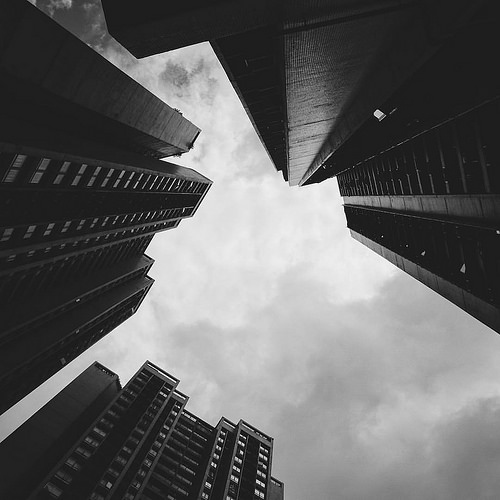
%> input picture assn2 - vanishing point/vanishingPoint/image1.jpg, 500 x 500 px
$ octave test.m   (GNU Octave 9; MATLAB toolbox functions it lacks are replaced by stand-ins)
%> lines starting %> are read from the running program, lines starting %| are printed output that depends on the picture
first();
% [2 lines not run here, left out]
function first(~)
    %load image
    img = imread('image1.jpg');
%> img is the input picture: size 500x500x3 uint8; min 0, max 255, mean 99.8
    img = rgb2gray(img);
%> img: size 500x500 uint8

    %performing canny dection and hough transform
    BW = edge(img, 'canny');
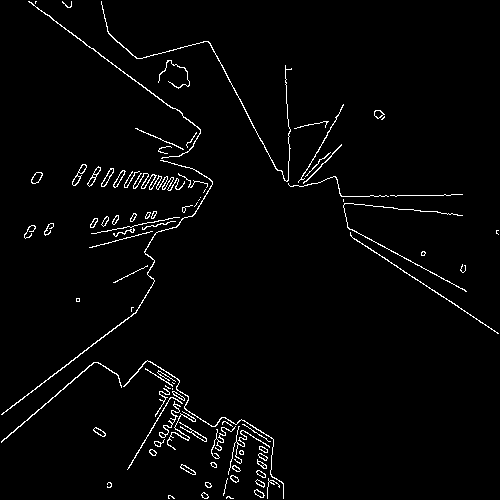
%> BW: size 500x500 logical; 2.4% white in thin lines or dots
    [H,theta,rho] = hough(BW,'RhoResolution', 0.5,'Theta', -89:89);
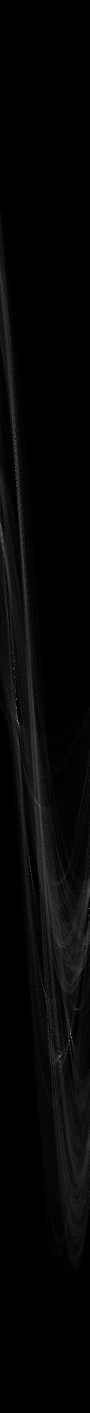
%> H: size 2825x179 double (shown at 1/2 size); min 0, max 86, mean 2.1; drawn with min black and max white
%> theta = 179 values from -89 to 89; rho = 2825 values from -706 to 706

    %find out hough peak and lines
    P = houghpeaks(H,4,'threshold',ceil(0.1*max(H(:))));
%> P = [2075 143; 1447 37; 1398 33; 1742 62]
    lines = houghlines(BW,theta,rho,P,'FillGap',5);
%> lines = 4 lines; point1 to point2 (x, y): (137, 313) to (2, 415), (354, 239) to (495, 331), (45, 13) to (171, 108), (209, 42) to (277, 170)

    %draw lines
    figure, imshow(img), hold on
    li = zeros(length(lines), 2);
    x = get(gca,'XLim');
    for k = 1:length(lines)
        %line
        x1  = [lines(k).point1(1) lines(k).point2(1)];
        y1  = [lines(k).point1(2) lines(k).point2(2)];

        %fit linear polynomial
        p1 = polyfit(x1,y1,1);
        li(k,:) = p1;
        plot(x, p1(1)*x+p1(2), 'LineWidth', 3, 'Color', 'green');
    end
%> this loop made 4 passes
%> (x1, y1, p1) on passes 1 to 4: ([137 2], [313 415], [-0.756 416.5]), ([45 171], [13 108], [0.754 -20.93]), ([354 495], [239 331], [0.652 8.02]), ([209 277], [42 170], [1.88 -351.4])
%> after the loop, li = [-0.756 416.5; 0.754 -20.93; 0.652 8.02; 1.88 -351.4]
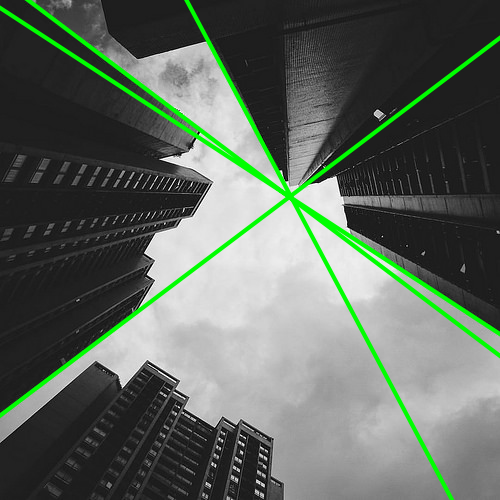
%> figure redrawn from the program's plot data

    %calculate intersection
    intersect = [];
    for k = 1:length(li)
        for l=1:length(li)
            if l ~= k
                x_intersect = fzero(@(x) polyval(li(k,:)-li(l,:),x),3);
                y_intersect = polyval(li(k,:), x_intersect);
                intersect = [intersect;[x_intersect y_intersect]];
            end
        end
    end
%> this loop made 4 passes
%> after the loop, intersect = [289.8 197.6; 290.1 197.3; 291.1 196.6; 289.8 197.6; 285.3 194.1; 292.9 199.9; 290.1 197.3; 285.3 194.1; 292.3 198.7; 291.1 196.6; 292.9 199.9; 292.3 198.7]; x_intersect = 292.3; y_intersect = 198.7

    %get the max value of most voted point
    BinW=50;BinH=50;
%> (the run ends here)
